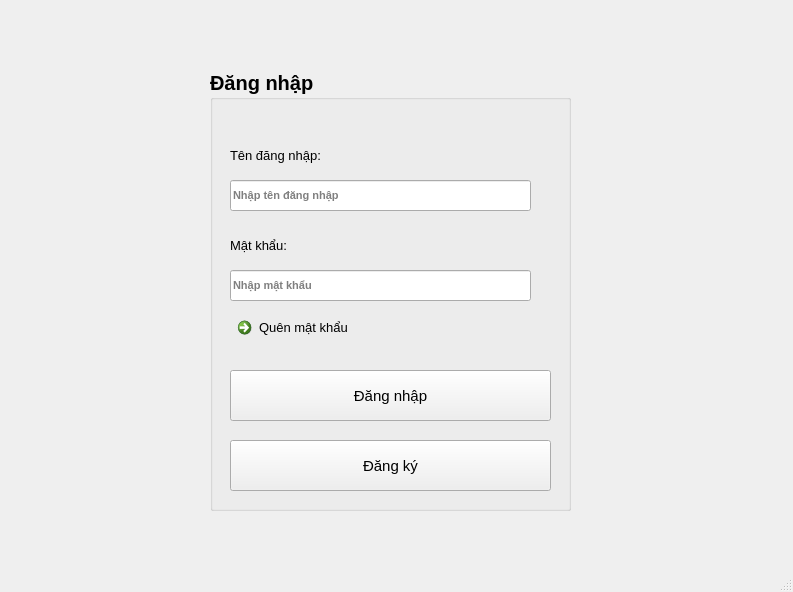
<?xml version="1.0" encoding="UTF-8"?>
<ui version="4.0">
 <class>MainWindow</class>
 <widget class="QMainWindow" name="MainWindow">
  <property name="geometry">
   <rect>
    <x>0</x>
    <y>0</y>
    <width>793</width>
    <height>592</height>
   </rect>
  </property>
  <property name="windowTitle">
   <string>MainWindow</string>
  </property>
  <widget class="QWidget" name="centralwidget">
   <widget class="QGroupBox" name="groupBox">
    <property name="geometry">
     <rect>
      <x>210</x>
      <y>70</y>
      <width>361</width>
      <height>441</height>
     </rect>
    </property>
    <property name="font">
     <font>
      <pointsize>15</pointsize>
      <weight>75</weight>
      <bold>true</bold>
     </font>
    </property>
    <property name="title">
     <string>Đăng nhập</string>
    </property>
    <widget class="QLabel" name="label">
     <property name="geometry">
      <rect>
       <x>20</x>
       <y>70</y>
       <width>151</width>
       <height>31</height>
      </rect>
     </property>
     <property name="font">
      <font>
       <pointsize>10</pointsize>
       <weight>50</weight>
       <bold>false</bold>
      </font>
     </property>
     <property name="text">
      <string>Tên đăng nhập:</string>
     </property>
    </widget>
    <widget class="QLabel" name="label_2">
     <property name="geometry">
      <rect>
       <x>20</x>
       <y>160</y>
       <width>151</width>
       <height>31</height>
      </rect>
     </property>
     <property name="font">
      <font>
       <pointsize>10</pointsize>
       <weight>50</weight>
       <bold>false</bold>
      </font>
     </property>
     <property name="text">
      <string>Mật khẩu:</string>
     </property>
    </widget>
    <widget class="QPushButton" name="btnDangnhap">
     <property name="geometry">
      <rect>
       <x>20</x>
       <y>300</y>
       <width>321</width>
       <height>51</height>
      </rect>
     </property>
     <property name="font">
      <font>
       <pointsize>11</pointsize>
       <weight>50</weight>
       <bold>false</bold>
      </font>
     </property>
     <property name="text">
      <string>Đăng nhập</string>
     </property>
    </widget>
    <widget class="QPushButton" name="btnDangky">
     <property name="geometry">
      <rect>
       <x>20</x>
       <y>370</y>
       <width>321</width>
       <height>51</height>
      </rect>
     </property>
     <property name="font">
      <font>
       <pointsize>11</pointsize>
       <weight>50</weight>
       <bold>false</bold>
      </font>
     </property>
     <property name="text">
      <string>Đăng ký</string>
     </property>
    </widget>
    <widget class="QLineEdit" name="txtUsername">
     <property name="geometry">
      <rect>
       <x>20</x>
       <y>110</y>
       <width>301</width>
       <height>31</height>
      </rect>
     </property>
     <property name="font">
      <font>
       <pointsize>8</pointsize>
      </font>
     </property>
     <property name="placeholderText">
      <string>Nhập tên đăng nhập</string>
     </property>
    </widget>
    <widget class="QLineEdit" name="txtPassword">
     <property name="geometry">
      <rect>
       <x>20</x>
       <y>200</y>
       <width>301</width>
       <height>31</height>
      </rect>
     </property>
     <property name="font">
      <font>
       <pointsize>8</pointsize>
      </font>
     </property>
     <property name="placeholderText">
      <string>Nhập mật khẩu</string>
     </property>
    </widget>
    <widget class="QCommandLinkButton" name="LinkQuenMatKhau">
     <property name="geometry">
      <rect>
       <x>20</x>
       <y>240</y>
       <width>161</width>
       <height>41</height>
      </rect>
     </property>
     <property name="font">
      <font>
       <family>Segoe UI</family>
       <pointsize>10</pointsize>
       <weight>50</weight>
       <bold>false</bold>
      </font>
     </property>
     <property name="text">
      <string>Quên mật khẩu</string>
     </property>
    </widget>
   </widget>
  </widget>
  <widget class="QMenuBar" name="menubar">
   <property name="geometry">
    <rect>
     <x>0</x>
     <y>0</y>
     <width>793</width>
     <height>26</height>
    </rect>
   </property>
  </widget>
  <widget class="QStatusBar" name="statusbar"/>
 </widget>
 <resources/>
 <connections/>
</ui>
